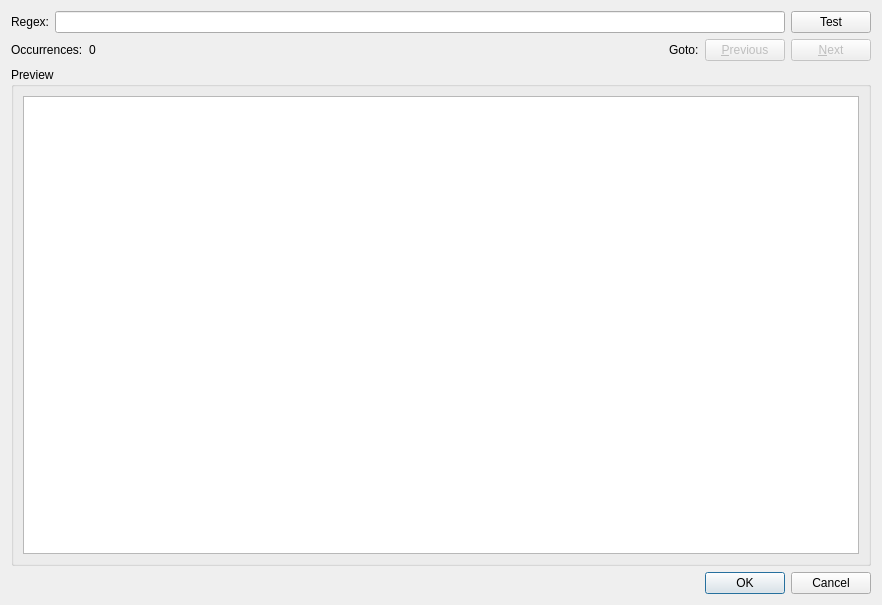
<?xml version="1.0" encoding="UTF-8"?>
<ui version="4.0">
 <class>RegexBuilder</class>
 <widget class="QDialog" name="RegexBuilder">
  <property name="geometry">
   <rect>
    <x>0</x>
    <y>0</y>
    <width>882</width>
    <height>605</height>
   </rect>
  </property>
  <property name="windowTitle">
   <string>Regex Builder</string>
  </property>
  <layout class="QVBoxLayout" name="verticalLayout_2">
   <item>
    <layout class="QHBoxLayout" name="horizontalLayout_6">
     <item>
      <widget class="QLabel" name="label">
       <property name="text">
        <string>Regex:</string>
       </property>
      </widget>
     </item>
     <item>
      <layout class="QHBoxLayout" name="horizontalLayout">
       <item>
        <widget class="QLineEdit" name="regex"/>
       </item>
       <item>
        <widget class="QPushButton" name="test">
         <property name="text">
          <string>Test</string>
         </property>
        </widget>
       </item>
      </layout>
     </item>
    </layout>
   </item>
   <item>
    <layout class="QHBoxLayout" name="horizontalLayout_5">
     <item>
      <widget class="QLabel" name="label_3">
       <property name="text">
        <string>Occurrences:</string>
       </property>
      </widget>
     </item>
     <item>
      <widget class="QLabel" name="occurrences">
       <property name="text">
        <string>0</string>
       </property>
      </widget>
     </item>
     <item>
      <spacer name="horizontalSpacer_2">
       <property name="orientation">
        <enum>Qt::Horizontal</enum>
       </property>
       <property name="sizeHint" stdset="0">
        <size>
         <width>298</width>
         <height>20</height>
        </size>
       </property>
      </spacer>
     </item>
     <item>
      <layout class="QHBoxLayout" name="horizontalLayout_3">
       <item>
        <widget class="QLabel" name="label_2">
         <property name="text">
          <string>Goto:</string>
         </property>
        </widget>
       </item>
       <item>
        <widget class="QPushButton" name="previous">
         <property name="enabled">
          <bool>false</bool>
         </property>
         <property name="text">
          <string>&amp;Previous</string>
         </property>
        </widget>
       </item>
       <item>
        <widget class="QPushButton" name="next">
         <property name="enabled">
          <bool>false</bool>
         </property>
         <property name="text">
          <string>&amp;Next</string>
         </property>
        </widget>
       </item>
      </layout>
     </item>
    </layout>
   </item>
   <item>
    <widget class="QGroupBox" name="groupBox">
     <property name="title">
      <string>Preview</string>
     </property>
     <layout class="QVBoxLayout" name="verticalLayout">
      <item>
       <widget class="QPlainTextEdit" name="preview">
        <property name="undoRedoEnabled">
         <bool>false</bool>
        </property>
        <property name="readOnly">
         <bool>true</bool>
        </property>
        <property name="textInteractionFlags">
         <set>Qt::TextSelectableByMouse</set>
        </property>
       </widget>
      </item>
     </layout>
    </widget>
   </item>
   <item>
    <layout class="QHBoxLayout" name="horizontalLayout_4">
     <item>
      <spacer name="horizontalSpacer">
       <property name="orientation">
        <enum>Qt::Horizontal</enum>
       </property>
       <property name="sizeHint" stdset="0">
        <size>
         <width>328</width>
         <height>20</height>
        </size>
       </property>
      </spacer>
     </item>
     <item>
      <widget class="QDialogButtonBox" name="button_box">
       <property name="orientation">
        <enum>Qt::Horizontal</enum>
       </property>
       <property name="standardButtons">
        <set>QDialogButtonBox::Cancel|QDialogButtonBox::Ok</set>
       </property>
      </widget>
     </item>
    </layout>
   </item>
  </layout>
 </widget>
 <resources/>
 <connections>
  <connection>
   <sender>button_box</sender>
   <signal>rejected()</signal>
   <receiver>RegexBuilder</receiver>
   <slot>reject()</slot>
   <hints>
    <hint type="sourcelabel">
     <x>316</x>
     <y>260</y>
    </hint>
    <hint type="destinationlabel">
     <x>286</x>
     <y>274</y>
    </hint>
   </hints>
  </connection>
 </connections>
</ui>
